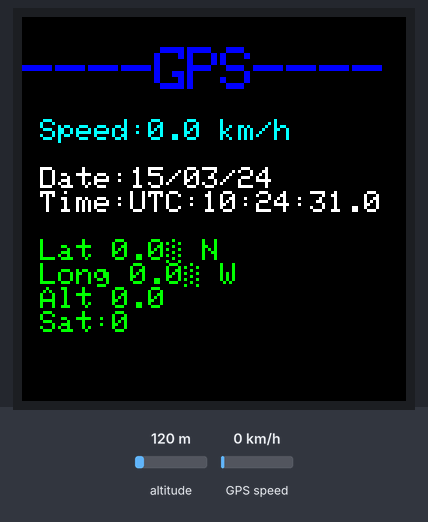
Bench run of a program on a simulated MicroPython board. On the bench: 128×128 colour display. Inputs (shaded band) come from the test bench; at power-on: altitude 120 m, GPS speed 0 km/h. The GPS gets a fix after 3 s at 37.7749, -122.4194 with 8 satellites; library files of the repository ran but are not shown: micropyGPS.py, ST7735.py, sysfont.py; what the program prints to the serial console is not drawn.

Above: at 1.3 s.
At 32.8 s:
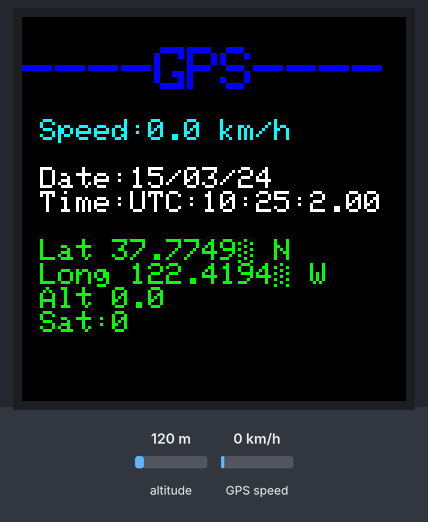

Measured:
- what the display in image 0 shows lasts 31.4 s, from 1.3 s to 32.7 s

The program:

GPSDisplay-Lib-MicroGPS.py
```python
from machine import UART, Pin, SPI
from time import sleep
from micropyGPS import MicropyGPS
from ST7735 import TFT
from sysfont import sysfont

import time
import math

spi = SPI(1, baudrate=20000000, polarity=0, phase=0,
          sck=Pin(10), mosi=Pin(11), miso=None)
tft=TFT(spi,16,17,18)
tft.initr()
tft.rgb(True)

latitude = ""
longitude = ""
satellites = ""
date = ""
time = ""
altitude = ""
speed = ""

# Instantiate the micropyGPS object
my_gps = MicropyGPS()

# Define the UART pins and create a UART object
gps_serial = UART(1, baudrate=9600, tx=Pin(4), rx=Pin(5))

tft.fill(TFT.BLACK);

def printGPSData():
    v = 10
    tft.text((0, v), "----GPS----", TFT.BLUE, sysfont, 2 )
    v += sysfont["Height"] * 3
    tft.text((0, v), " Speed:"+speed, TFT.CYAN, sysfont, 1, nowrap=True)
    v += sysfont["Height"] * 2
    tft.text((0, v), " Date:"+date, TFT.WHITE, sysfont, 1, nowrap=False)
    v += sysfont["Height"]
    tft.text((0, v), " Time:"+time, TFT.WHITE, sysfont, 1, nowrap=False)
    v += sysfont["Height"] * 2
    tft.text((0, v), " Lat "+latitude, TFT.GREEN, sysfont, 1, nowrap=False)
    v += sysfont["Height"]
    tft.text((0, v), " Long "+longitude, TFT.GREEN, sysfont, 1, nowrap=False)
    v += sysfont["Height"]
    tft.text((0, v), " Alt "+str(altitude), TFT.GREEN, sysfont, 1, nowrap=False)
    v += sysfont["Height"]
    tft.text((0, v), " Sat:" +str(satellites), TFT.GREEN, sysfont, 1, nowrap=False)

while True:
    try:
        while gps_serial.any():
            data = gps_serial.read()
            for byte in data:
                stat = my_gps.update(chr(byte))
                if stat is not None:
                    latitude = my_gps.latitude_string()
                    longitude = my_gps.longitude_string()
                    satellites = my_gps.satellites_in_use
                    date = my_gps.date_string('s_dmy')
                    time = "UTC:"+':'.join(map(str, my_gps.timestamp))
                    altitude = my_gps.altitude
                    speed = my_gps.speed_string()
                    # Print parsed GPS data
                    print('UTC Timestamp:', my_gps.timestamp)
                    print('Date:', date, ' Time:', time)
                    print('Latitude:', latitude)
                    print('Longitude:', longitude)
                    print('Altitude:', altitude)
                    print('Satellites in use:', satellites)
                    print('Horizontal Dilution of Precision:', my_gps.hdop)
                    printGPSData()
                    sleep(5)
    except Exception as e:
        print(f"An error occurred: {e}")
```
